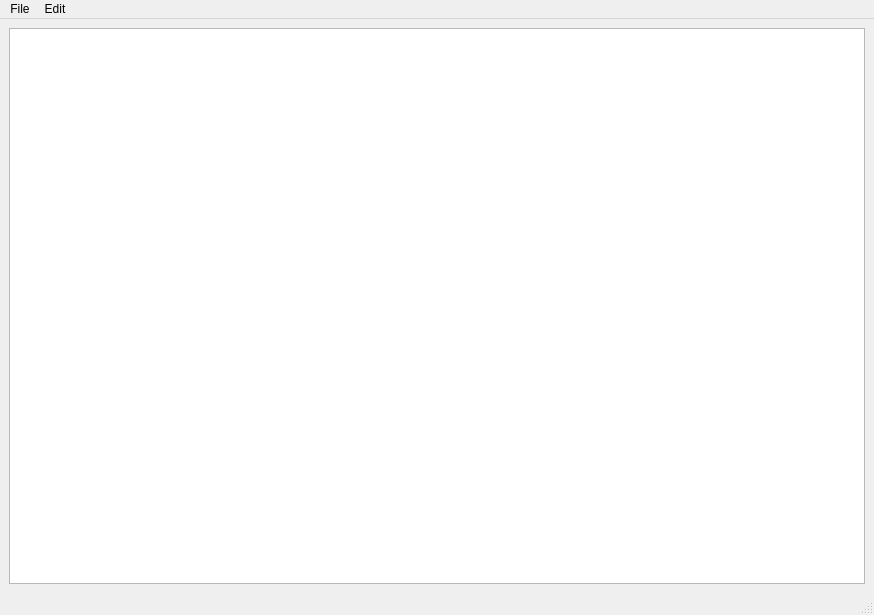
<?xml version="1.0" encoding="UTF-8"?>
<ui version="4.0">
 <class>MainWindow</class>
 <widget class="QMainWindow" name="MainWindow">
  <property name="geometry">
   <rect>
    <x>0</x>
    <y>0</y>
    <width>874</width>
    <height>615</height>
   </rect>
  </property>
  <property name="windowTitle">
   <string>MainWindow</string>
  </property>
  <widget class="QWidget" name="centralwidget">
   <layout class="QVBoxLayout" name="verticalLayout">
    <item>
     <widget class="QTextEdit" name="TextEdit">
      <property name="enabled">
       <bool>true</bool>
      </property>
     </widget>
    </item>
   </layout>
  </widget>
  <widget class="QStatusBar" name="statusbar"/>
  <widget class="QMenuBar" name="menuBar">
   <property name="geometry">
    <rect>
     <x>0</x>
     <y>0</y>
     <width>874</width>
     <height>18</height>
    </rect>
   </property>
   <widget class="QMenu" name="menu">
    <property name="title">
     <string>File</string>
    </property>
    <addaction name="separator"/>
    <addaction name="actionNew"/>
    <addaction name="actionOpen"/>
    <addaction name="actionSave"/>
    <addaction name="actionSave_as"/>
    <addaction name="actionExit"/>
   </widget>
   <widget class="QMenu" name="menuSettings">
    <property name="title">
     <string>Edit</string>
    </property>
    <widget class="QMenu" name="menuColor_scheme">
     <property name="title">
      <string>Color scheme</string>
     </property>
     <addaction name="actionlight"/>
     <addaction name="actiondark"/>
     <addaction name="actionsolarized"/>
    </widget>
    <addaction name="actionUndo_2"/>
    <addaction name="actionRedo_2"/>
    <addaction name="menuColor_scheme"/>
   </widget>
   <addaction name="menu"/>
   <addaction name="menuSettings"/>
  </widget>
  <action name="actionNew">
   <property name="checkable">
    <bool>false</bool>
   </property>
   <property name="text">
    <string>New</string>
   </property>
  </action>
  <action name="actionOpen">
   <property name="text">
    <string>Open</string>
   </property>
  </action>
  <action name="actionSave">
   <property name="text">
    <string>Save</string>
   </property>
  </action>
  <action name="actionSave_as">
   <property name="text">
    <string>Save as</string>
   </property>
  </action>
  <action name="action1">
   <property name="text">
    <string>1</string>
   </property>
  </action>
  <action name="action2">
   <property name="text">
    <string>2</string>
   </property>
  </action>
  <action name="action3">
   <property name="text">
    <string>3</string>
   </property>
  </action>
  <action name="action4">
   <property name="text">
    <string>4</string>
   </property>
  </action>
  <action name="action5">
   <property name="text">
    <string>5</string>
   </property>
  </action>
  <action name="actionExit">
   <property name="text">
    <string>Exit</string>
   </property>
  </action>
  <action name="actionPaste">
   <property name="text">
    <string>Copy</string>
   </property>
  </action>
  <action name="actionUndo">
   <property name="text">
    <string>Paste</string>
   </property>
  </action>
  <action name="actionUndo_2">
   <property name="text">
    <string>Undo</string>
   </property>
  </action>
  <action name="actionRedo_2">
   <property name="text">
    <string>Redo</string>
   </property>
  </action>
  <action name="actionlight">
   <property name="text">
    <string>light</string>
   </property>
  </action>
  <action name="actiondark">
   <property name="text">
    <string>dark</string>
   </property>
  </action>
  <action name="actionsolarized">
   <property name="text">
    <string>solarized</string>
   </property>
  </action>
 </widget>
 <resources/>
 <connections/>
</ui>
